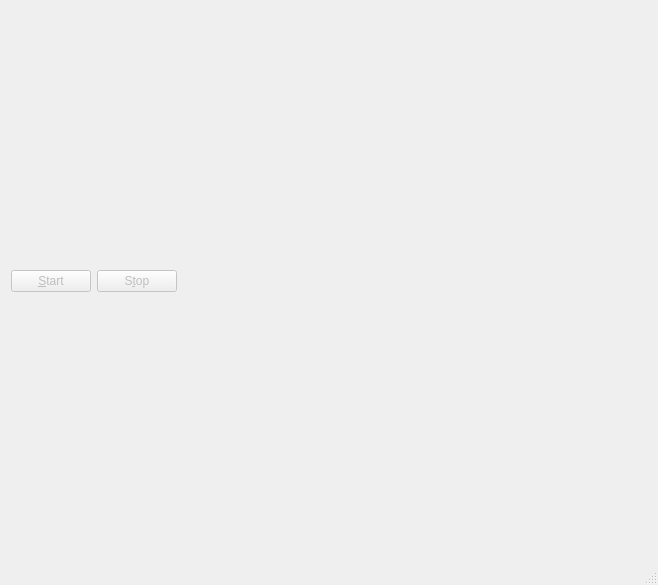
<?xml version="1.0" encoding="UTF-8"?>
<ui version="4.0">
 <class>CProfilerMainClass</class>
 <widget class="QMainWindow" name="CProfilerMainClass">
  <property name="geometry">
   <rect>
    <x>0</x>
    <y>0</y>
    <width>658</width>
    <height>585</height>
   </rect>
  </property>
  <property name="windowTitle">
   <string>CProfilerMain</string>
  </property>
  <widget class="QWidget" name="centralWidget">
   <layout class="QVBoxLayout" name="verticalLayout_2">
    <item>
     <layout class="QVBoxLayout" name="verticalLayout" stretch="0">
      <item>
       <layout class="QHBoxLayout" name="horizontalLayout" stretch="0,0,0">
        <item>
         <widget class="QPushButton" name="m_btnStart">
          <property name="enabled">
           <bool>false</bool>
          </property>
          <property name="text">
           <string>&amp;Start</string>
          </property>
          <property name="checkable">
           <bool>false</bool>
          </property>
         </widget>
        </item>
        <item>
         <widget class="QPushButton" name="m_btnStop">
          <property name="enabled">
           <bool>false</bool>
          </property>
          <property name="text">
           <string>S&amp;top</string>
          </property>
          <property name="checkable">
           <bool>false</bool>
          </property>
         </widget>
        </item>
        <item>
         <spacer name="horizontalSpacer">
          <property name="orientation">
           <enum>Qt::Horizontal</enum>
          </property>
          <property name="sizeHint" stdset="0">
           <size>
            <width>40</width>
            <height>20</height>
           </size>
          </property>
         </spacer>
        </item>
       </layout>
      </item>
     </layout>
    </item>
   </layout>
  </widget>
  <widget class="QStatusBar" name="m_statusBar"/>
 </widget>
 <layoutdefault spacing="6" margin="11"/>
 <resources>
  <include location="profilerMain.qrc"/>
 </resources>
 <connections/>
</ui>
